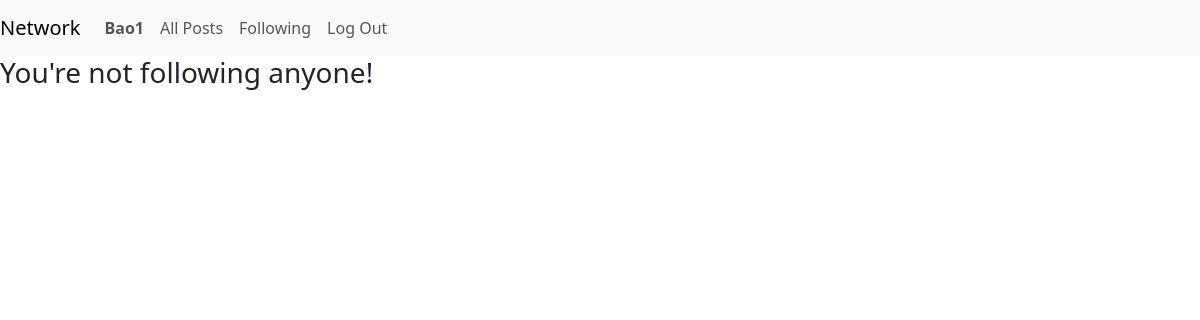
/following (signed in), run on an earlier commit of the app's database.
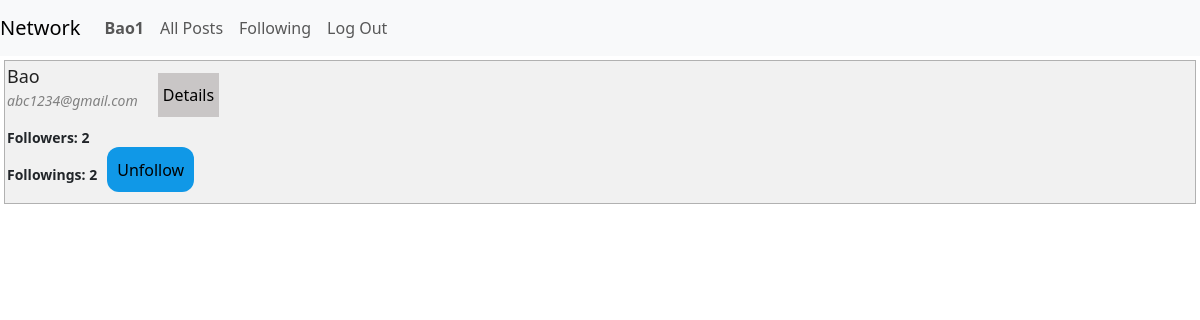
And on a later commit of the database.
### network/models.py (models this page shows, shortened)
class User(AbstractUser):
    following = models.ManyToManyField("User", blank=True, related_name="followers")
    def to_dict(self) -> dict:
        return {
            "id": self.id,
            "username": self.username,
            "email": self.email,
            "followers": self.followers.count(),
            "followings": self.following.count()
        }

### network/views.py (the view)
# urls.py: path("following", views.view_following, name="following"),
@login_required(login_url="login")
def view_following(request):
    if request.method != "GET":
        return HttpResponseNotAllowed("method not allowed.")
    following_users = list(map(lambda x: x.to_dict(), list(request.user.following.all())))
    return render(request, "network/following.html", {
        "following_users": following_users
    })

### network/templates/network/following.html (shortened to what this page needs)
{% extends 'network/layout.html' %}
{% load static %}
{% block body %}
    <div class="following_users">
    {% for user in following_users %}
        <div class="userDiv">
            <div class="userInfoDiv">
                <div>
                    <a class="nav-link" href="{% url 'view_user' user.id %}"><p class="postUser">{{ user.username }}</p> </a>
                    <p class="userEmail">{{ user.email }}</p>
                </div>
                <button class="details" data-id="{{ user.id }}">Details</button>
            </div>
            <div class="userInfoDiv">
                <div>
                    <p class="userFollowers">Followers: {{ user.followers }}</p>
                    <p class="userFollowings"> Followings: {{ user.followings }}</p>
                </div>
                <button class="followBtn unfollow">Unfollow</button>
            </div>
        </div>
    {% empty %}
    <h3>You're not following anyone!</h3>
    {% endfor %}
    </div>
{% endblock %}

### network/templates/network/layout.html (shortened to what this page needs)
{% load static %}
<!DOCTYPE html>
<html lang="en">
    <head>
        <link href="https://cdn.jsdelivr.net/npm/bootstrap@5.3.3/dist/css/bootstrap.min.css" rel="stylesheet">
        <link href="{% static 'network/styles.css' %}" rel="stylesheet">
    </head>
    <body>
        <nav class="navbar navbar-expand-lg navbar-light bg-light">
            <a class="navbar-brand" href="{% url 'index' %}">Network</a>
            <div>
              <ul class="navbar-nav mr-auto">
                {% if user.is_authenticated %}
                    <li class="nav-item">
                        <a class="nav-link" href="{% url 'view_user' user.id %}"><strong>{{ user.username }}</strong></a>
                    </li>
                {% endif %}
                <li class="nav-item">
                  <a class="nav-link" href="{% url 'index' %}">All Posts</a>
                </li>
                {% if user.is_authenticated %}
                    <li class="nav-item">
                        <a class="nav-link" href="{% url 'following' %}">Following</a>
                    </li>
                    <li class="nav-item">
                        <a class="nav-link" href="{% url 'logout' %}">Log Out</a>
                    </li>
                {% endif %}
              </ul>
            </div>
          </nav>
        <div class="body">
            {% block body %}
            {% endblock %}
        </div>
    </body>
</html>

### network/static/network/styles.css (style rules this page uses)
body { margin: 0; }
.postUser { font-size: 18px; font-weight: 500; color: rgb(34, 34, 34); margin-bottom: 0; transition: 0.5s ease-in-out; }
.followBtn { border: none; border-radius: 12px; padding: 10px; margin-top: 20px; cursor: pointer; transition: 0.25s, 0.5s background-color ease-in-out; max-width: 215px; max-height: 45px; }
.unfollow { background-color: rgb(16, 152, 231); }
.details { border: none; background-color: rgb(201, 198, 198); padding: 5px; cursor: pointer; transition: 0.25s ease-out; margin: 10px; }
.following_users { display: flex; flex-direction: column; row-gap: 2rem; }
.userDiv { border: 1px solid rgb(177, 177, 177); background-color: rgba(236, 236, 236, 0.747); margin: 4px; padding: 2px; }
.userEmail { color: grey; font-size: 200; font-style: italic; font-size: 14px; }
.userInfoDiv { display: flex; flex-wrap: wrap; column-gap: 10px; }
.userFollowers { font-weight: 700; font-size: 14px; }
.userFollowings { font-weight: 700; font-size: 14px; }

What changed in the data, as far as the page shows it:
now on this page (row edited): User: username "Bao", email "abc1234@gmail.com"
Also different on the page:
new list line: "Details Followers: 2 Followings: 2 Unfollow"
text no longer shown: "You're not following anyone!"
